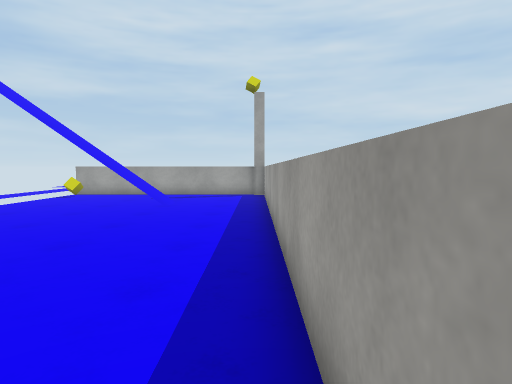
view 1 (above)

16 first-person views from a walk through a Unity game level. The camera is 1.3 m above the floor, tilts 4° down and sees 75° across. The floor is counted in squares, 1 m on a side. Each view is taken from the middle of a square. On the plan, view 1 faces up. The plan holds only what a view shows up to about 14 squares ahead; the rest is blank. The place goes on beyond the plan. The player character is not drawn. Surface patterns are stand-ins for the level's own textures.

view 2
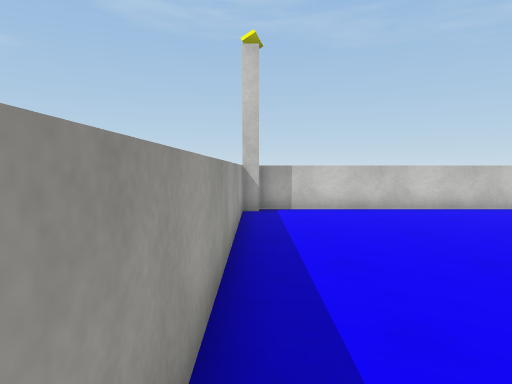

view 3
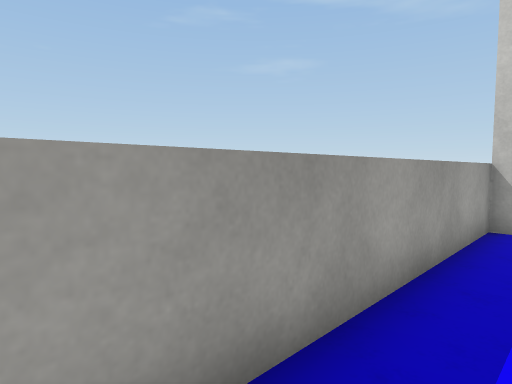

view 4
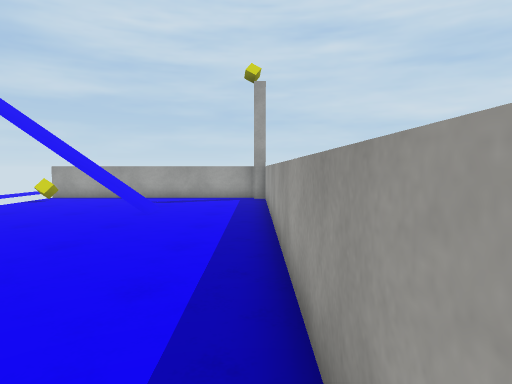

view 5
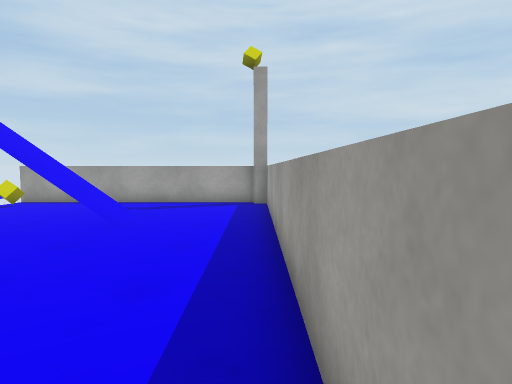

view 6
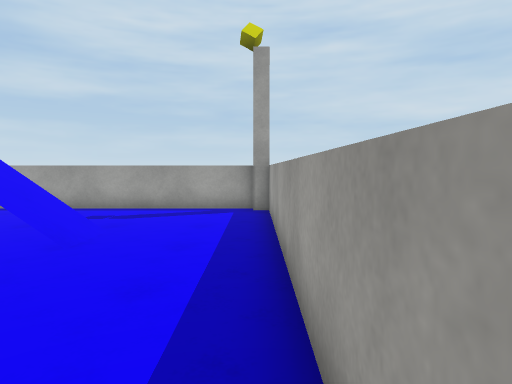

view 7
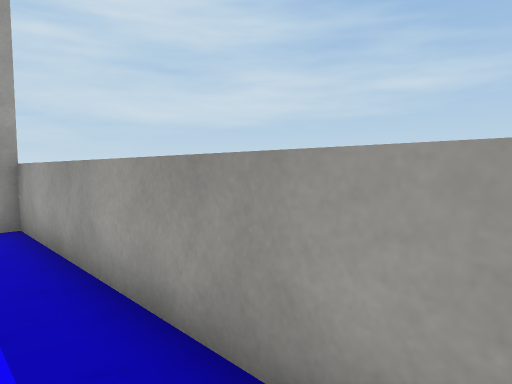

view 8
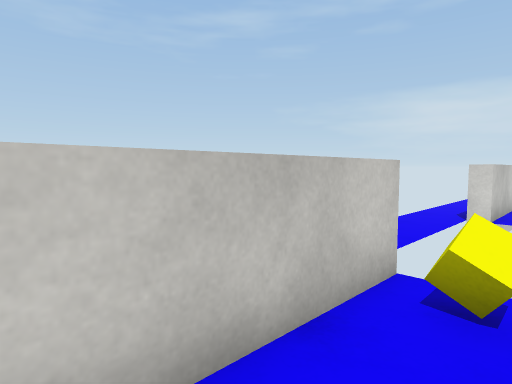

view 9
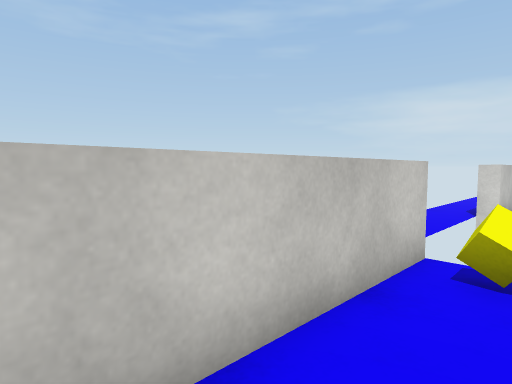

view 10
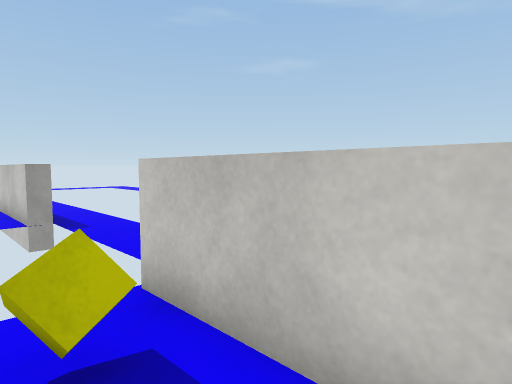

view 11
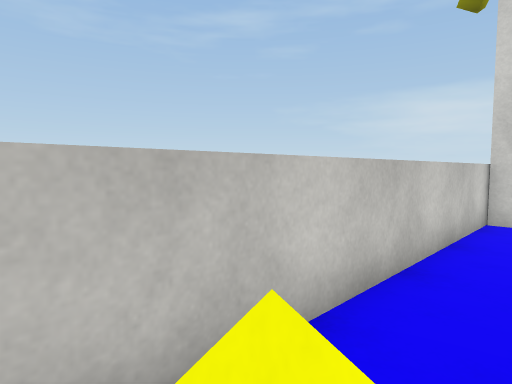

view 12
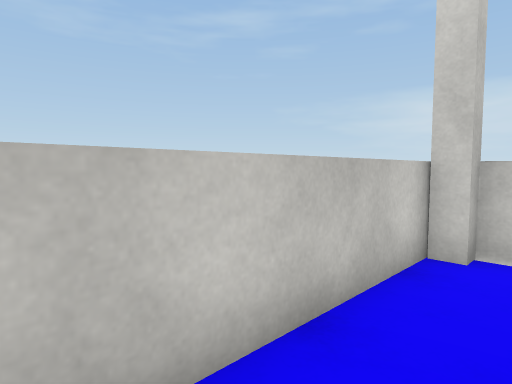

view 13
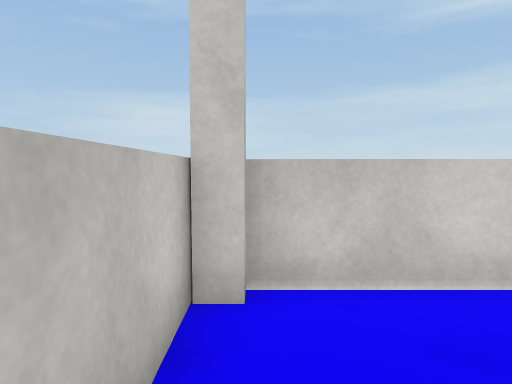

view 14
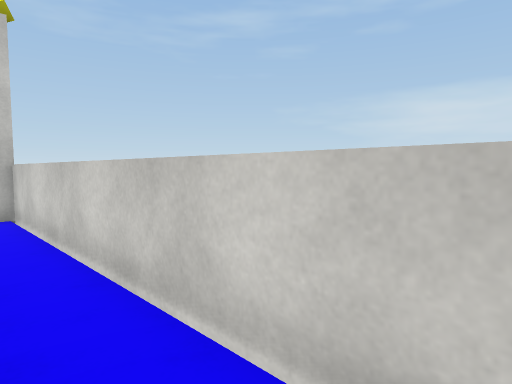

view 15
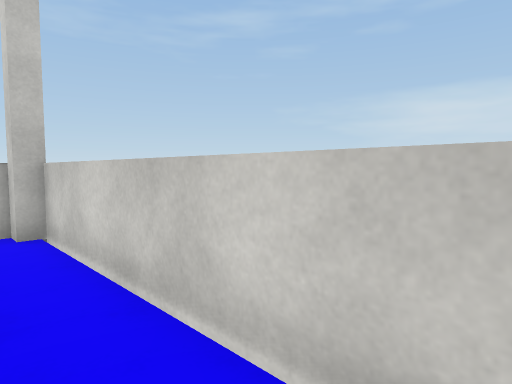

view 16
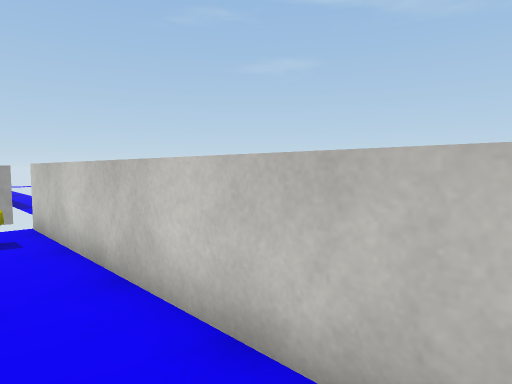

### Floor plan
Key: @ floor where view 1 was taken; # wall or solid block; . floor; C yellow cube; T thing the floor can be seen under or through; O other object.
Columns run from 25 left of view 1 to 1 right of it. Each row starts with its distance up from view 1.
 17                 ###########
 16                 #.........#
 15                 #C........#
 14                  .........#
 13                  ... .....#
 12                  ...OO....#
 11                  .........#
 10                  .........#
  9                   ........#
  8 # .                .......#
  7 #.                 .......#
  6 #..                 ......#
  5 #..                  .....#
  4 #..                   ....#
  3 #..                  .....#
  2 #..                 ......#
  1 #..                .......#
  0 #..                ......@#
 -1 #..........      .........#
 -2 ##.......C.      C.......##
 -3  #######TTTT    TTT#######
 -4       ...............

Where each view was taken, in squares from view 1:
view 1: 0 up, 0 right, facing up
view 2: 8 up, 0 right, facing down
view 3: 6 up, 1 left, facing down-right
view 4: 2 up, 0 right, facing up
view 5: 4 up, 0 right, facing up
view 6: 6 up, 0 right, facing up
view 7: 8 up, 1 left, facing up-right
view 8: 1 down, 5 left, facing down-left
view 9: 1 down, 4 left, facing down-left
view 10: 1 down, 18 left, facing down-right
view 11: 1 down, 15 left, facing down-left
view 12: 1 down, 19 left, facing down-left
view 13: 2 down, 21 left, facing left
view 14: 8 up, 23 left, facing down-left
view 15: 5 up, 23 left, facing down-left
view 16: 1 down, 23 left, facing down-right
